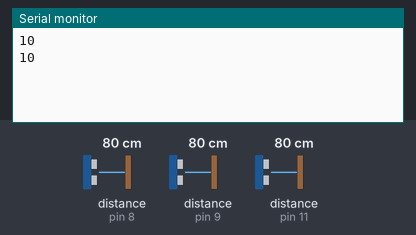
This sketch was run on a simulated Arduino Uno, built with avr-gcc and run on an emulated ATmega328P. On the bench: the last lines printed to the serial monitor. Wiring (inferred from the names in the program): 3 × ultrasonic range finder: trigger pin 7, echo pin 8 / trigger pin 10, echo pin 9 / trigger pin 12, echo pin 11. Inputs (shaded band) come from the test bench; at power-on: distance to the obstacle (sensors on pin 8, pin 9, pin 11) 80 cm. The echo pulse lasts 58.3 µs per cm.

Above: at 2.8 s.
2.9 s: distance to the obstacle (sensor on pin 8) set to 34 cm
At 5.2 s:
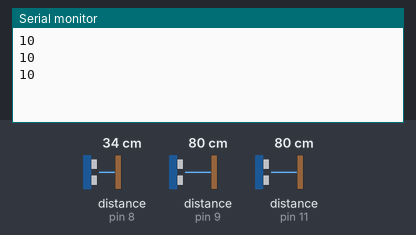
5.6 s: distance to the obstacle (sensor on pin 8) set to 26 cm
At 7.1 s:
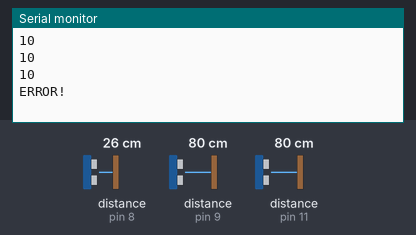

Measured:
- the behaviour switches between 31 and 30 cm on distance to the obstacle (sensor on pin 8) (found by bisection; images 1 and 2)
- after the input at 5.6 s, the serial monitor: prints a new line after 0.46 s (image 2)

The sketch:

_____1.0.ino
```cpp
#define PIN_ECHO 9
#define PIN_TRIG 10
#define PIN_ECHO1 11
#define PIN_TRIG1 12
#define PIN_ECHO2 8
#define PIN_TRIG2 7

long duration, cm;
long duration1, cm1;
long duration2, cm2;

void setup() {

  Serial.begin(9600);

  pinMode(PIN_TRIG, OUTPUT);
  pinMode(PIN_ECHO, INPUT);
  pinMode(PIN_TRIG1, OUTPUT);
  pinMode(PIN_ECHO1, INPUT);
  pinMode(PIN_TRIG2, OUTPUT);
  pinMode(PIN_ECHO2, INPUT);
}

void loop() {
 float s1, s2, s3;
  digitalWrite(PIN_TRIG, LOW);
  delayMicroseconds(5);
  digitalWrite(PIN_TRIG, HIGH);

  delayMicroseconds(10);
  digitalWrite(PIN_TRIG, LOW);

  duration = pulseIn(PIN_ECHO, HIGH);

  digitalWrite(PIN_TRIG1, LOW);
  delayMicroseconds(5);
  digitalWrite(PIN_TRIG1, HIGH);

  delayMicroseconds(10);
  digitalWrite(PIN_TRIG1, LOW);

  duration1 = pulseIn(PIN_ECHO1, HIGH);

  digitalWrite(PIN_TRIG2, LOW);
  delayMicroseconds(5);
  digitalWrite(PIN_TRIG2, HIGH);

  delayMicroseconds(10);
  digitalWrite(PIN_TRIG2, LOW);

  duration2 = pulseIn(PIN_ECHO2, HIGH);


  s2 = (duration / 2) / 29.1;
  s1 = (duration1 / 2) / 29.1;
  s3 = (duration2 / 2) / 29.1;

  //зоны 1, 2, 3, 4
  if ((s3 >= 150)&&(s3 <= 210)) {
    if ((s1 >= 30)&&(s1 <= 60)) {
      Serial.println ("1");
   }
    else if ((s1 >= 62)&&(s1 <= 90)) {
      Serial.println ("2");
   }
    else if ((s1 >= 92)&&(s1 <= 120)) {
      Serial.println ("3");
   }
    else if ((s1 >= 122)&&(s1 <= 150)) {
      Serial.println ("4");
   }
    else {
      Serial.println ("ERROR!!!");
    }
  }
  //зоны 5, 6, 7, 8
  else if ((s3 >= 90)&&(s3 <= 148)) {
    if ((s1 >= 30)&&(s1 <= 60)) {
      Serial.println ("5");
   }
    else if ((s1 >= 62)&&(s1 <= 90)) {
      Serial.println ("5");
   }
    else if ((s1 >= 92)&&(s1 <= 120)) {
      Serial.println ("7");
   }
    else if ((s1 >= 122)&&(s1 <= 150)) {
      Serial.println ("8");
   }
    else {
      Serial.println ("ERROR!!!");
    }
  }
  //зоны 9, 10, 11, 12
  else if ((s3 >= 30)&&(s3 <= 88)) {
    if ((s1 >= 30)&&(s1 <= 60)) {
      Serial.println ("9");
   }
    else if ((s1 >= 62)&&(s1 <= 90)) {
      Serial.println ("10");
   }
    else if ((s1 >= 92)&&(s1 <= 120)) {
      Serial.println ("11");
   }
    else if ((s1 >= 122)&&(s1 <= 150)) {
      Serial.println ("12");
   }
    else {
      Serial.println ("ERROR!!!");
    }
  }
  else {
    Serial.println ("ERROR!");
  }

  delay(2000);
}
```
